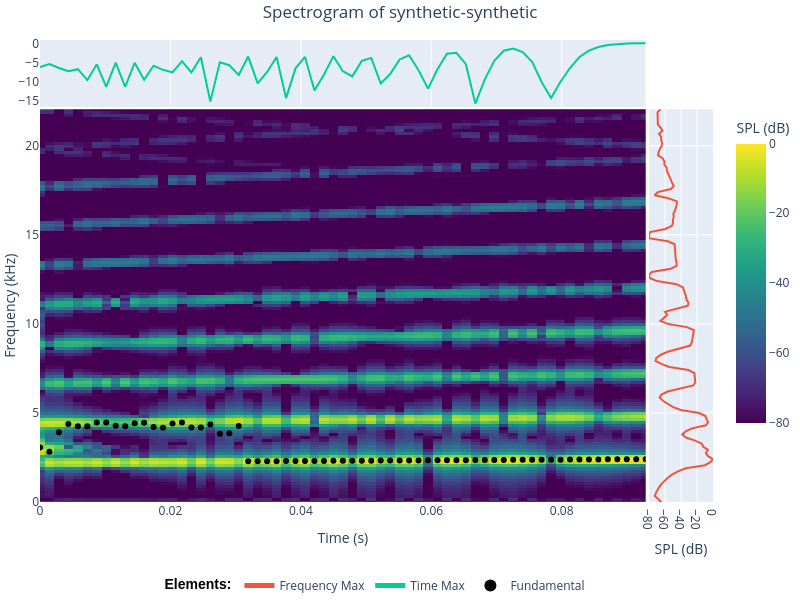

Here is the notebook cell this chart was saved with:
### Markdown cell above
## Tunning Coefficients

As you experienced, the motor gesture is out of the region of oscillations (gray region), so the audio generated is not correct. The beginning of the audio is missing because the beginning of the motor gesture is below the saddle node line. To improve the song created, the motor gesture has to be moved inside the region. This can be done in several ways, but here is a short description of the model behavior: to get more harmonics in the song, more close or separeted, move the motor gesture to the left; to get lower or higher fundamental frequencies, move the motor gesture down or up, respectively.

It is also possible to get very low or high fundamental frequency by changing the time scale parameter, $\gamma$. To do that, modify the `gm` key of the `_PARAMS` dictionary. The default value is 40000.

### Code cell
z_opt = {
    "a0": 0.11,
    "b0": 0.1,
    "b1": 0.1, 
    "b2": 0,
}

curves = model.control_parameters(synth, z_opt, beta_method="parabola")
synth_opt = model.motor_gesture(synth, curves)
synth_opt.acoustical_features(umbral_FF=1.4, n_fft=256, ff_method="yin", flim=(1e2, 2e4))
plotter.spectrogram(synth_opt, ff=True)

### Figure 1 — Plotly figure (JSON) as saved in the notebook; plotly's stock layout.template omitted (floating-point values rounded to 4 significant figures; data arrays with more than 128 entries replaced by an {"elided": "..."} marker saying what was removed)
{"data": [{"colorbar": {"len": 0.7, "title": {"text": "SPL (dB)"}, "y": 0.5}, "colorscale": [[0, "#440154"], [0.1111, "#482878"], [0.2222, "#3e4989"], [0.3333, "#31688e"], [0.4444, "#26828e"], [0.5556, "#1f9e89"], [0.6667, "#35b779"], [0.7778, "#6ece58"], [0.8889, "#b5de2b"], [1, "#fde725"]], "hovertemplate": "<b>Time</b>: %{x:.2f} s<br><b>Frequency</b>: %{y:.2f} kHz<br><b>SPL</b>: %{z:.2f} dB<extra></extra>", "showscale": true, "type": "heatmap", "x": [0.0, 0.001451, 0.002902, 0.004354, 0.005805, 0.007256, 0.008707, 0.01016, 0.01161, 0.01306, 0.01451, 0.01596, 0.01741, 0.01887, 0.02032, 0.02177, 0.02322, 0.02467, 0.02612, 0.02757, 0.02902, 0.03048, 0.03193, 0.03338, 0.03483, 0.03628, 0.03773, 0.03918, 0.04063, 0.04209, 0.04354, 0.04499, 0.04644, 0.04789, 0.04934, 0.05079, 0.05224, 0.0537, 0.05515, 0.0566, 0.05805, 0.0595, 0.06095, 0.0624, 0.06385, 0.06531, 0.06676, 0.06821, 0.06966, 0.07111, 0.07256, 0.07401, 0.07546, 0.07692, 0.07837, 0.07982, 0.08127, 0.08272, 0.08417, 0.08562, 0.08707, 0.08853, 0.08998, 0.09143, 0.09288], "xaxis": "x", "y": {"elided": "129 float values"}, "yaxis": "y", "z": {"elided": "129x65 float values"}}, {"hovertemplate": "<b>Frequency</b>: %{y:.2f} kHz<br><b>Max Intensity</b>: %{x:.2f} dB<br><extra></extra>", "legendgroup": "freq_max", "name": "Frequency Max", "type": "scatter", "x": {"elided": "129 float values"}, "xaxis": "x2", "y": {"elided": "129 float values"}}, {"hovertemplate": "<b>Time</b>: %{x:.2f} s<br><b>Max Intensity</b>: %{y:.2f} dB<br><extra></extra>", "legendgroup": "time_max", "name": "Time Max", "type": "scatter", "x": [0, 0.001451, 0.002902, 0.004354, 0.005805, 0.007256, 0.008707, 0.01016, 0.01161, 0.01306, 0.01451, 0.01596, 0.01741, 0.01887, 0.02032, 0.02177, 0.02322, 0.02467, 0.02612, 0.02757, 0.02902, 0.03048, 0.03193, 0.03338, 0.03483, 0.03628, 0.03773, 0.03918, 0.04063, 0.04209, 0.04354, 0.04499, 0.04644, 0.04789, 0.04934, 0.05079, 0.05224, 0.0537, 0.05515, 0.0566, 0.05805, 0.0595, 0.06095, 0.0624, 0.06385, 0.06531, 0.06676, 0.06821, 0.06966, 0.07111, 0.07256, 0.07401, 0.07546, 0.07692, 0.07837, 0.07982, 0.08127, 0.08272, 0.08417, 0.08562, 0.08707, 0.08853, 0.08998, 0.09143, 0.09288], "y": [-6.253, -5.461, -6.468, -7.338, -6.799, -9.679, -5.523, -11.43, -5.059, -11.43, -5.12, -9.579, -5.9, -6.954, -7.637, -4.69, -7.655, -3.647, -15.32, -5.0, -5.755, -8.326, -3.477, -10.52, -7.512, -3.592, -14.41, -6.573, -3.57, -12.38, -8.271, -3.369, -7.325, -8.666, -4.615, -3.839, -10.53, -8.075, -4.232, -3.149, -7.062, -11.9, -6.814, -2.716, -2.487, -5.483, -15.85, -9.472, -4.598, -1.939, -1.357, -2.302, -4.868, -10.15, -14.39, -10.08, -6.484, -3.586, -1.927, -0.9557, -0.4099, -0.1345, -0.02413, 0.0, -0.003669], "yaxis": "y2"}, {"hovertemplate": "<b>Time</b>: %{x:.2f} s<br><b>Fundamental</b>: %{y:.2f} kHz<extra></extra>", "legendgroup": "fundamental", "line": {"color": "black", "dash": "solid", "width": 1}, "marker": {"color": "black", "size": 6, "symbol": "circle"}, "mode": "markers", "name": "Fundamental", "type": "scatter", "x": [0.0, 0.001451, 0.002902, 0.004354, 0.005805, 0.007256, 0.008707, 0.01016, 0.01161, 0.01306, 0.01451, 0.01596, 0.01741, 0.01887, 0.02032, 0.02177, 0.02322, 0.02467, 0.02612, 0.02757, 0.02902, 0.03048, 0.03193, 0.03338, 0.03483, 0.03628, 0.03773, 0.03918, 0.04063, 0.04209, 0.04354, 0.04499, 0.04644, 0.04789, 0.04934, 0.05079, 0.05224, 0.0537, 0.05515, 0.0566, 0.05805, 0.0595, 0.06095, 0.0624, 0.06385, 0.06531, 0.06676, 0.06821, 0.06966, 0.07111, 0.07256, 0.07401, 0.07546, 0.07692, 0.07837, 0.07982, 0.08127, 0.08272, 0.08417, 0.08562, 0.08707, 0.08853, 0.08998, 0.09143, 0.09288], "y": [3.057, 2.82, 3.914, 4.374, 4.259, 4.247, 4.469, 4.467, 4.284, 4.256, 4.425, 4.456, 4.217, 4.171, 4.41, 4.466, 4.189, 4.178, 4.351, 3.839, 3.854, 4.274, 2.283, 2.287, 2.29, 2.292, 2.297, 2.299, 2.301, 2.306, 2.308, 2.311, 2.315, 2.317, 2.319, 2.323, 2.326, 2.329, 2.332, 2.334, 2.337, 2.34, 2.342, 2.347, 2.348, 2.351, 2.354, 2.357, 2.36, 2.362, 2.366, 2.368, 2.371, 2.374, 2.376, 2.379, 2.382, 2.385, 2.388, 2.392, 2.395, 2.398, 2.401, 2.404, 2.407]}], "layout": {"autosize": false, "bargap": 0, "height": 600, "hovermode": "closest", "legend": {"itemsizing": "constant", "orientation": "h", "title": {"font": {"color": "black", "family": "Arial", "weight": "bold"}, "text": "Elements:"}, "x": 0.5, "xanchor": "center", "y": -0.15, "yanchor": "top"}, "margin": {"b": 0, "l": 0, "r": 0, "t": 40}, "showlegend": true, "title": {"text": "Spectrogram of synthetic-synthetic", "x": 0.5, "y": 0.99}, "width": 800, "xaxis": {"domain": [0, 0.9], "range": [0, 0.09288], "showgrid": true, "title": {"text": "Time (s)"}, "zeroline": false}, "xaxis2": {"domain": [0.905, 1], "showgrid": true, "title": {"text": "SPL (dB)"}, "zeroline": false}, "xaxis3": {}, "yaxis": {"domain": [0, 0.85], "range": [0, 22.05], "showgrid": true, "title": {"text": "Frequency (kHz)"}, "zeroline": false}, "yaxis2": {"domain": [0.855, 1], "showgrid": false, "zeroline": false}, "yaxis3": {}}}
